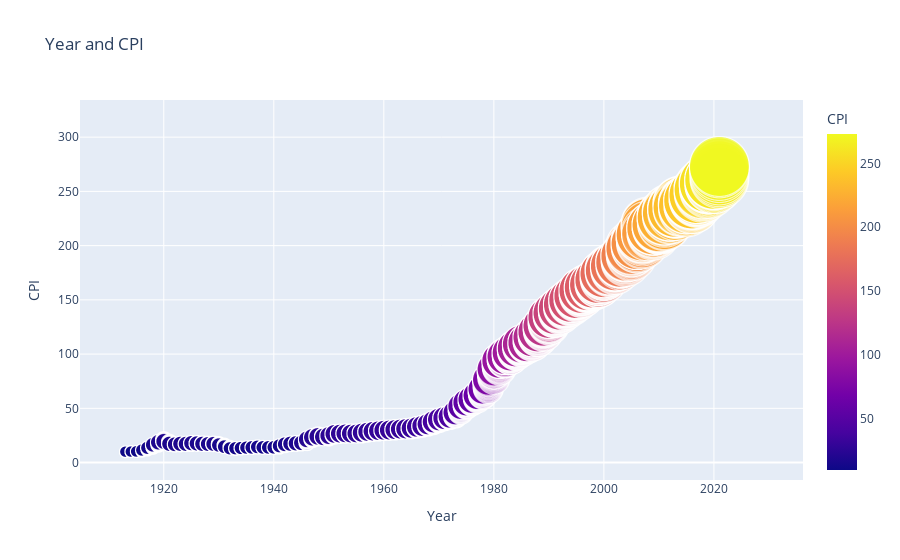

Notebook source saved alongside this figure:
### Code cell
import plotly.express as px
fig = px.scatter(df, x ='Year', y='CPI', title='Year and CPI', size = 'CPI', color = 'CPI', size_max = 60)
fig.show()

### Figure 1 — Plotly figure (JSON) as saved in the notebook; plotly's stock layout.template omitted (floating-point values rounded to 4 significant figures; data arrays with more than 128 entries replaced by an {"elided": "..."} marker saying what was removed)
{"data": [{"hovertemplate": "Year=%{x}<br>CPI=%{marker.color}<extra></extra>", "legendgroup": "", "marker": {"color": {"elided": "1303 float values"}, "coloraxis": "coloraxis", "size": {"elided": "1303 float values"}, "sizemode": "area", "sizeref": 0.07583, "symbol": "circle"}, "mode": "markers", "name": "", "showlegend": false, "type": "scattergl", "x": {"elided": "1303 int values"}, "xaxis": "x", "y": {"elided": "1303 float values"}, "yaxis": "y"}], "layout": {"coloraxis": {"colorbar": {"title": {"text": "CPI"}}, "colorscale": [[0, "#0d0887"], [0.1111, "#46039f"], [0.2222, "#7201a8"], [0.3333, "#9c179e"], [0.4444, "#bd3786"], [0.5556, "#d8576b"], [0.6667, "#ed7953"], [0.7778, "#fb9f3a"], [0.8889, "#fdca26"], [1, "#f0f921"]]}, "legend": {"itemsizing": "constant", "tracegroupgap": 0}, "title": {"text": "Year and CPI"}, "xaxis": {"anchor": "y", "domain": [0, 1], "title": {"text": "Year"}}, "yaxis": {"anchor": "x", "domain": [0, 1], "title": {"text": "CPI"}}}}
